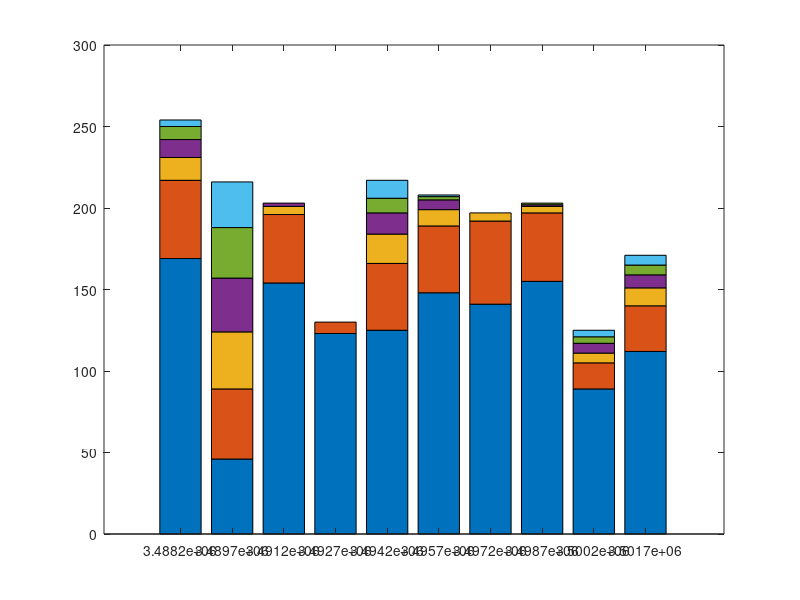

This figure's MATLAB source: (Note: this script raises an error after producing the figure.)
%%
A = [3488220 283 225 138 71 34 17 13 11 7 5 4 4 4 4 3 2 2 2 2 1 1 1 0 0 0 0 0 0 0 0 0 0 0 0 0 0 0 0 0 0 0 0 0 0 0 0 
3489720 54 54 45 51 44 37 37 36 34 35 32 30 31 30 29 29 31 30 26 26 24 23 24 23 20 21 20 21 20 19 17 17 14 14 12 13 12 12 10 10 10 10 9 9 9 9 
3491220 292 241 130 54 24 12 7 4 4 3 2 1 0 0 0 0 0 0 0 0 0 0 0 0 0 0 0 0 0 0 0 0 0 0 0 0 0 0 0 0 0 0 0 0 0 0 
3492720 347 203 87 20 2 0 0 0 0 0 0 0 0 0 0 0 0 0 0 0 0 0 0 0 0 0 0 0 0 0 0 0 0 0 0 0 0 0 0 0 0 0 0 0 0 0 
3494220 237 181 107 55 27 18 18 15 13 10 9 10 10 9 8 9 7 7 6 4 4 4 4 4 4 4 4 4 3 4 4 4 4 4 4 4 4 2 2 2 2 2 2 2 2 1 
3495720 312 234 118 54 21 8 6 4 4 3 3 2 2 1 1 1 1 1 1 1 1 1 1 1 1 1 1 1 1 1 1 1 1 1 1 1 0 0 0 0 0 0 0 0 0 0 
3497220 301 231 120 50 20 10 5 2 0 0 0 0 0 0 0 0 0 0 0 0 0 0 0 0 0 0 0 0 0 0 0 0 0 0 0 0 0 0 0 0 0 0 0 0 0 0 
3498720 296 248 121 49 17 4 3 3 1 1 1 1 1 0 0 0 0 0 0 0 0 0 0 0 0 0 0 0 0 0 0 0 0 0 0 0 0 0 0 0 0 0 0 0 0 0 
3500220 255 150 48 24 5 4 4 4 4 4 4 5 5 5 5 4 4 4 4 4 3 3 3 3 3 3 3 3 3 3 3 3 3 3 3 3 3 3 3 3 3 3 3 3 3 3 
3501720 255 183 83 40 24 14 12 8 7 8 7 7 6 2 4 3 4 4 4 4 4 4 4 4 4 4 4 4 4 4 4 2 4 4 4 4 4 4 4 4 4 3 3 3 3 3 
3503220 104 76 50 41 35 36 31 28 26 25 25 23 24 23 25 24 23 22 23 24 22 22 20 18 16 16 15 14 14 13 13 13 11 9 9 9 8 8 8 8 7 6 6 4 4 4 
3504720 271 159 69 31 16 12 11 9 8 8 8 7 8 8 8 6 7 7 7 6 6 6 5 5 5 5 5 5 5 5 5 4 3 3 3 2 2 2 2 2 2 2 2 2 2 2 
3506220 236 158 82 36 20 12 9 8 8 7 7 6 8 8 8 9 9 9 8 8 8 6 6 6 6 6 6 6 6 6 6 5 2 2 2 2 2 2 2 2 2 2 2 2 2 2 
3507720 312 210 102 31 13 5 2 1 1 1 1 1 1 1 1 1 1 1 0 0 0 0 0 0 0 0 0 0 0 0 0 0 0 0 0 0 0 0 0 0 0 0 0 0 0 0 
3509220 256 187 101 44 28 15 9 7 5 5 4 3 3 3 3 3 3 3 2 3 3 3 3 3 3 3 3 3 2 2 2 2 2 2 2 1 2 2 2 2 1 1 1 1 1 1 
3510720 286 221 128 59 19 9 3 2 1 1 0 0 0 0 0 0 0 0 0 0 0 0 0 0 0 0 0 0 0 0 0 0 0 0 0 0 0 0 0 0 0 0 0 0 0 0 
3512220 332 214 86 30 9 3 2 1 0 0 0 0 0 0 0 0 0 0 0 0 0 0 0 0 0 0 0 0 0 0 0 0 0 0 0 0 0 0 0 0 0 0 0 0 0 0 
3513720 268 198 87 33 18 9 4 4 4 4 4 3 4 4 4 4 4 4 4 4 4 4 3 3 3 3 3 3 3 3 3 3 3 3 3 3 3 3 3 3 3 3 3 3 3 3 
3515220 309 225 107 40 20 9 3 2 2 0 0 0 0 0 0 0 0 0 0 0 0 0 0 0 0 0 0 0 0 0 0 0 0 0 0 0 0 0 0 0 0 0 0 0 0 0 
3516720 293 243 133 58 19 10 4 1 1 1 1 0 0 0 0 0 0 0 0 0 0 0 0 0 0 0 0 0 0 0 0 0 0 0 0 0 0 0 0 0 0 0 0 0 0 0];

B = [3488220 169 48 14 11 8 4 2 2 1 0 0 0 0 0 0 0 0 0 0 0 0 0 0 0 0 0 0 0 0 0 0 0 0 0 0 0 0 0 0 0 0 0 0 0 0 0 
3489720 46 43 35 33 31 28 28 27 24 24 20 19 19 17 18 15 14 11 9 10 10 9 10 8 7 8 8 6 5 5 5 5 4 4 4 5 4 4 4 4 3 2 1 1 1 1 
3491220 154 42 5 2 0 0 0 0 0 0 0 0 0 0 0 0 0 0 0 0 0 0 0 0 0 0 0 0 0 0 0 0 0 0 0 0 0 0 0 0 0 0 0 0 0 0 
3492720 123 7 0 0 0 0 0 0 0 0 0 0 0 0 0 0 0 0 0 0 0 0 0 0 0 0 0 0 0 0 0 0 0 0 0 0 0 0 0 0 0 0 0 0 0 0 
3494220 125 41 18 13 9 11 9 8 7 7 7 7 6 6 5 6 3 2 2 2 2 2 2 2 2 1 1 1 1 1 1 0 0 0 0 0 0 0 0 0 0 0 0 0 0 0 
3495720 148 41 10 6 2 1 1 1 1 1 1 1 1 1 1 1 0 0 0 0 0 0 0 0 0 0 0 0 0 0 0 0 0 0 0 0 0 0 0 0 0 0 0 0 0 0 
3497220 141 51 5 0 0 0 0 0 0 0 0 0 0 0 0 0 0 0 0 0 0 0 0 0 0 0 0 0 0 0 0 0 0 0 0 0 0 0 0 0 0 0 0 0 0 0 
3498720 155 42 4 1 1 0 0 0 0 0 0 0 0 0 0 0 0 0 0 0 0 0 0 0 0 0 0 0 0 0 0 0 0 0 0 0 0 0 0 0 0 0 0 0 0 0 
3500220 89 16 6 6 4 4 3 3 3 3 3 4 4 4 4 4 4 4 4 4 3 3 3 3 3 3 3 3 3 3 3 3 3 3 3 3 3 3 3 3 3 3 3 3 3 3 
3501720 112 28 11 8 6 6 5 4 4 4 4 4 3 2 4 3 3 3 3 3 3 3 3 3 3 3 3 3 3 3 3 2 1 1 1 1 1 1 1 0 0 0 0 0 0 0 
3503220 47 30 26 27 24 27 24 20 19 19 17 16 17 15 14 12 11 10 11 11 11 10 7 7 7 6 6 6 6 5 4 4 3 1 1 1 1 1 1 1 1 1 1 1 1 1 
3504720 89 17 11 10 9 9 9 8 7 7 7 6 6 5 3 3 3 3 3 3 3 2 2 2 2 2 1 1 1 0 0 0 0 0 0 0 0 0 0 0 0 0 0 0 0 0 
3506220 92 27 8 7 6 6 6 6 6 6 6 6 7 7 5 5 4 4 4 4 4 3 3 3 3 3 3 3 3 2 2 2 2 2 2 2 2 2 2 2 2 2 2 2 1 1 
3507720 141 31 3 1 1 1 1 0 0 0 0 0 0 0 0 0 0 0 0 0 0 0 0 0 0 0 0 0 0 0 0 0 0 0 0 0 0 0 0 0 0 0 0 0 0 0 
3509220 130 42 16 10 8 5 5 5 4 4 4 3 3 3 3 3 3 3 2 1 1 1 1 1 1 1 1 1 1 1 1 1 1 1 1 1 1 1 1 1 1 1 1 1 1 1 
3510720 147 47 4 0 0 0 0 0 0 0 0 0 0 0 0 0 0 0 0 0 0 0 0 0 0 0 0 0 0 0 0 0 0 0 0 0 0 0 0 0 0 0 0 0 0 0 
3512220 153 19 0 0 0 0 0 0 0 0 0 0 0 0 0 0 0 0 0 0 0 0 0 0 0 0 0 0 0 0 0 0 0 0 0 0 0 0 0 0 0 0 0 0 0 0 
3513720 135 27 10 6 5 5 4 4 4 4 4 3 3 3 3 3 3 3 3 3 3 3 3 2 2 2 2 1 1 1 1 1 1 1 1 1 1 1 1 1 1 1 1 1 1 1 
3515220 146 22 3 0 0 0 0 0 0 0 0 0 0 0 0 0 0 0 0 0 0 0 0 0 0 0 0 0 0 0 0 0 0 0 0 0 0 0 0 0 0 0 0 0 0 0 
3516720 180 53 1 1 0 0 0 0 0 0 0 0 0 0 0 0 0 0 0 0 0 0 0 0 0 0 0 0 0 0 0 0 0 0 0 0 0 0 0 0 0 0 0 0 0 0];


x = B(1:10,1)';
bar(x, B(1:10,2:1:7), 'stacked')
endfigure
bar(x, B(1:10,2:1:7))
endfigure